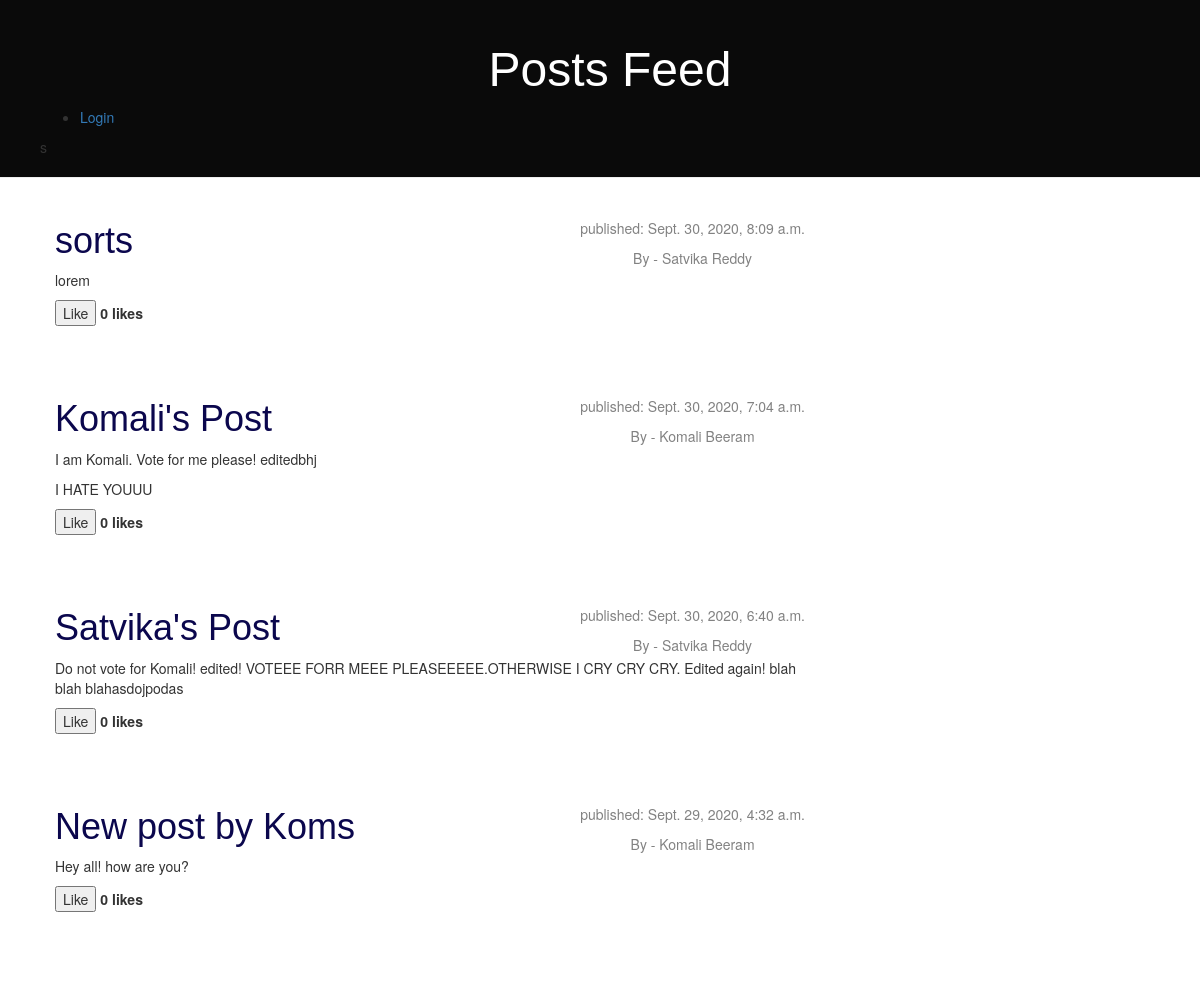
The app's page /, older data.
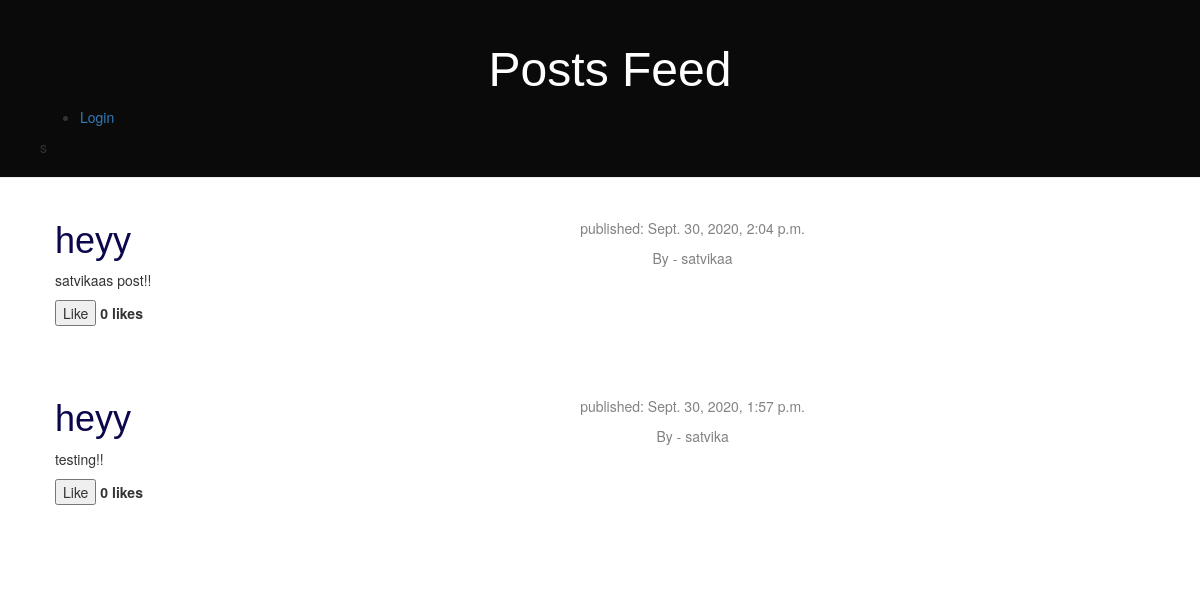
The same page, newer data.
### blog/models.py (models this page shows, shortened)
class Post(models.Model):
    author = models.ForeignKey(Account,on_delete=models.CASCADE)
    title = models.CharField(max_length=200)
    text = models.TextField()
    created_date = models.DateTimeField(default=timezone.now)
    published_date = models.DateTimeField(blank=True, null=True)
    liked = models.ManyToManyField(Account, default=None, blank=True, related_name='liked')

### accounts/models.py (models this page shows, shortened)
class Account(AbstractBaseUser):
    email = models.EmailField(verbose_name="email", max_length=60, unique=True)
    username = models.CharField(max_length=30, unique=True)
    date_joined = models.DateTimeField(verbose_name='date joined', auto_now_add=True)
    last_login = models.DateTimeField(verbose_name='last login', auto_now=True)
    is_voter = models.BooleanField(default=True)
    is_admin = models.BooleanField(default=False)
    is_staff = models.BooleanField(default=False)
    is_active = models.BooleanField(default=True)
    is_superuser = models.BooleanField(default=False)
    USERNAME_FIELD = 'username'
    REQUIRED_FIELDS = ['email','is_voter']
    objects = MyAccountManager()
    def __str__(self):
        return self.username

### blog/views.py (the view)
# urls.py: url(r'^$', views.post_list, name='post_list'),
def post_list(request):
    posts =  Post.objects.filter(published_date__lte=timezone.now()).order_by('-published_date')
    return render(request, 'blog/post_list.html', {'posts':posts})

### templates/blog/post_list.html (shortened to what this page needs)
{% extends 'blog/base.html' %}
{% block content %}
	{% for post in posts %}
		<div class="post">
			<div class="date">
				<p>published: {{ post.published_date}}</p>
				By - {{post.author}}
			</div>
			<h1><a href="{% url 'blog:post_detail' pk=post.pk %}">{{ post.title }}</a></h1>
			<p>{{ post.text|linebreaks }}</p>
			<form action="{% url 'blog:like_post' %}" method="POST">
				{% if user not in post.liked.all %}
					<button type="submit">Like</button>
				{% else %}
					<button type="submit">Unlike</button>
				{% endif %}
				<strong>{{ post.liked.all.count }} likes</strong>
			</form>
		</div>
	{% endfor %}
{% endblock %}

Row changes from the older to the newer data that the page shows:
removed Post: published_date "Sept. 30, 2020, 8:09 a.m.", author "Satvika Reddy", title "sorts", text "lorem", shows "Like", liked.all.count "0"
removed Post: published_date "Sept. 29, 2020, 4:32 a.m.", author "Komali Beeram", title "New post by Koms", text "Hey all! how are you?", shows "Like", liked.all.count "0"
changed Post: published_date "Sept. 30, 2020, 6:40 a.m." → "Sept. 30, 2020, 2:04 p.m."; author "Satvika Reddy" → "satvikaa"; title "Satvika's Post" → "heyy"; text "Do not vote for Komali! edited! VOTEEE FORR MEEE PLEASEEEEE.OTHERWISE I CRY CRY CRY. Edited again! blah blah blahasdojpodas" → "satvikaas post!!"; moves up the list
changed Post: published_date "Sept. 30, 2020, 7:04 a.m." → "Sept. 30, 2020, 1:57 p.m."; author "Komali Beeram" → "satvika"; title "Komali's Post" → "heyy"; text "I am Komali. Vote for me please! editedbhj I HATE YOUUU" → "testing!!"
